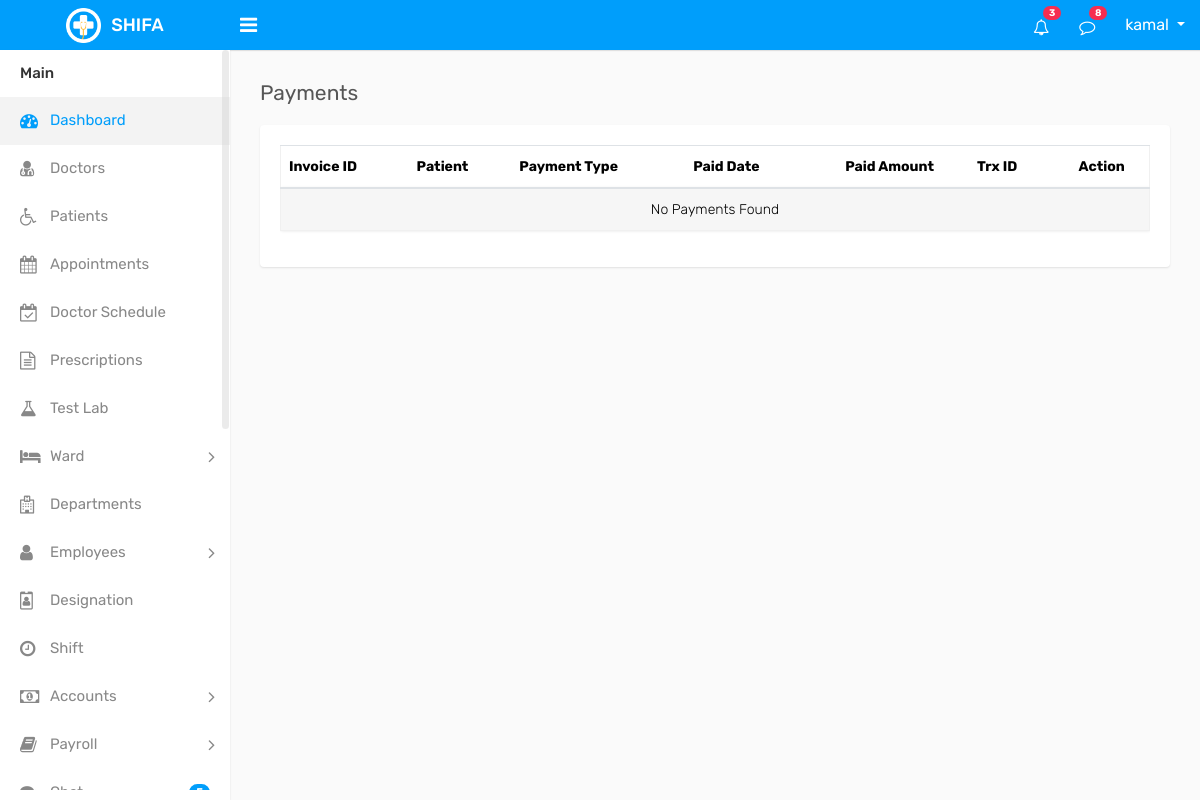
Page /payments/payments_list.php (signed in) on the earlier database version.
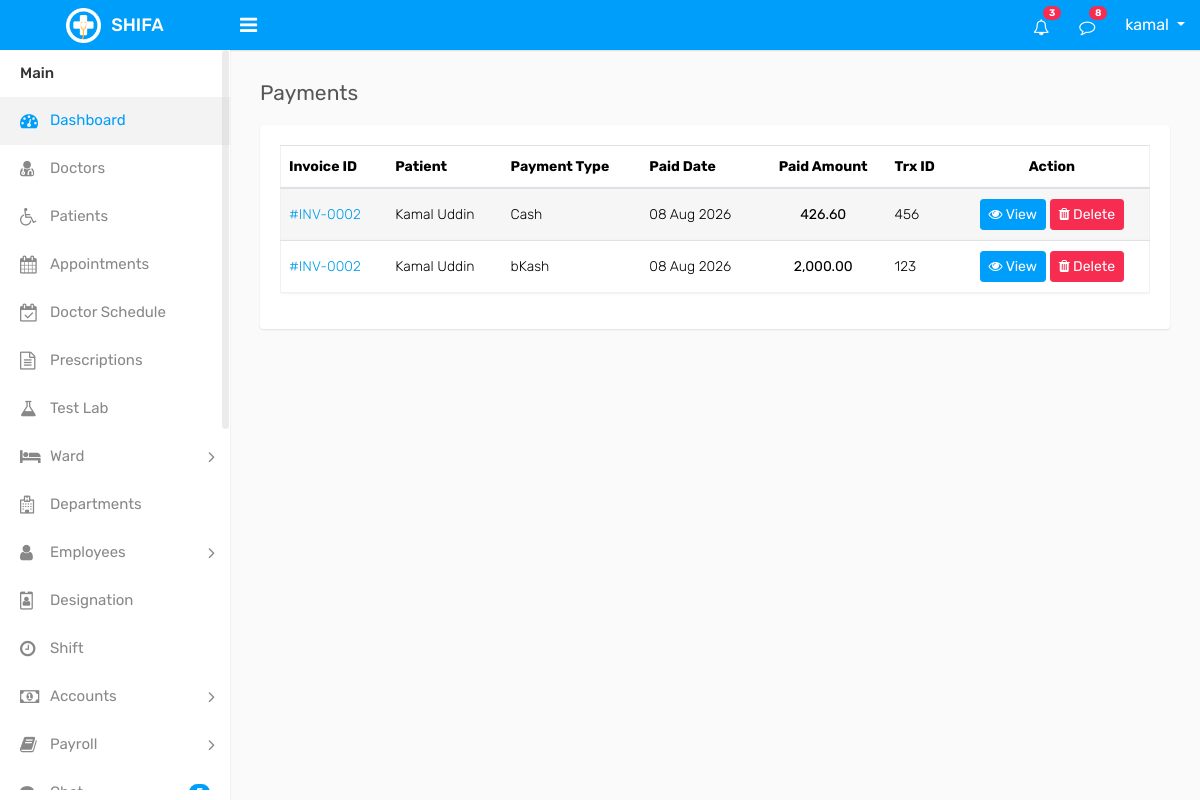
Same page on the later database version.
### tables this page shows
CREATE TABLE `payments` (
  `id` int(11) NOT NULL,
  `invoice_id` int(11) NOT NULL,
  `amount` decimal(10,2) NOT NULL,
  `payment_method` varchar(50) NOT NULL,
  `payment_date` date NOT NULL,
  `transaction_id` varchar(100) DEFAULT NULL
);

CREATE TABLE `invoices` (
  `id` int(11) NOT NULL,
  `patient_id` int(11) NOT NULL,
  `sub_amount` decimal(10,2) DEFAULT 0.00,
  `discount` decimal(10,2) DEFAULT 0.00,
  `tax` decimal(10,2) DEFAULT 0.00,
  `invoice_date` date NOT NULL,
  `status` int(11) DEFAULT 1 COMMENT '1=Active, 0=Deleted'
);

CREATE TABLE `patients` (
  `id` int(11) NOT NULL,
  `name` varchar(100) DEFAULT NULL,
  `gender` int(3) DEFAULT NULL COMMENT '1=male,2=female,3=others',
  `age` int(2) DEFAULT NULL,
  `blood_group` int(6) DEFAULT NULL,
  `phone` varchar(20) DEFAULT NULL,
  `email` varchar(100) DEFAULT NULL,
  `address` varchar(200) DEFAULT NULL,
  `emergency_contact` varchar(20) DEFAULT NULL,
  `created_at` timestamp NOT NULL DEFAULT current_timestamp(),
  `updated_at` timestamp NOT NULL DEFAULT current_timestamp() ON UPDATE current_timestamp(),
  `deleted_at` datetime DEFAULT NULL,
  `created_by` int(11) DEFAULT NULL,
  `updated_by` int(11) DEFAULT NULL
);

### payments/payments_list.php (the view, shortened to what this page needs)
<?php require_once "../component/header.php"; ?>
<?php require_once "../component/sidebar.php"; ?>
<?php $conn = $crud->conn; ?>
<?php
$sql = "SELECT p.*, i.id as invoice_id, pt.name as patient_name
        FROM payments p
        LEFT JOIN invoices i ON p.invoice_id = i.id
        LEFT JOIN patients pt ON i.patient_id = pt.id
        ORDER BY p.payment_date DESC, p.id DESC";
$result = $conn->query($sql);
?>
<div class="page-wrapper">
    <div class="content">
        <div class="row">
            <div class="col-sm-4 col-3">
                <h4 class="page-title">Payments</h4>
            </div>
        </div>
        <div class="row">
            <div class="col-md-12">
                <div class="card-box">
                    <div class="table-responsive">
                        <table class="table table-striped custom-table datatable" style="width:100%">
                            <thead>
                                <tr>
                                    <th>Invoice ID</th>
                                    <th>Patient</th>
                                    <th>Payment Type</th>
                                    <th>Paid Date</th>
                                    <th class="text-center">Paid Amount</th>
                                    <th>Trx ID</th>
                                    <th class="text-center">Action</th>
                                </tr>
                            </thead>
                            <tbody>
                                <?php
                                if($result->num_rows > 0){
                                    while($row = $result->fetch_object()){ ?>
                                    <tr>
                                        <td>
                                            <a href="../invoices/invoice_view.php?id=<?php echo $row->invoice_id; ?>">
                                                #INV-<?php echo str_pad($row->invoice_id, 4, '0', STR_PAD_LEFT); ?>
                                            </a>
                                        </td>
                                        <td><?php echo $row->patient_name; ?></td>
                                        <td><?php echo $row->payment_method; ?></td>
                                        <td><?php echo date('d M Y', strtotime($row->payment_date)); ?></td>
                                        <td class="text-center"><b><?php echo number_format($row->amount, 2); ?></b></td>
                                        <td><?php echo $row->transaction_id; ?></td>
                                        <td class="text-center">
                                            <a href="../invoices/invoice_view.php?id=<?php echo $row->invoice_id; ?>" class="btn btn-info btn-sm">
                                                <i class="fa fa-eye"></i> View
                                            </a>
                                            <a href="payments_list.php?delete=<?php echo $row->id; ?>"
                                               onclick="return confirm('Are you sure to delete this payment?')"
                                               class="btn btn-danger btn-sm">
                                                <i class="fa fa-trash"></i> Delete
                                            </a>
                                        </td>
                                    </tr>
                                <?php }
                                } else {
                                    echo "<tr><td colspan='7' class='text-center'>No Payments Found</td></tr>";
                                }
                                ?>
                            </tbody>
                        </table>
                    </div>
                </div>
            </div>
        </div>
    </div>
</div>
<?php require_once "../component/footer.php" ?>

Differences in the rows shown:
added payments: invoice "0002", patients.name "Kamal Uddin", payment_method "Cash", payment_date "08 Aug 2026", amount "426.60", transaction "456"
added payments: invoice "0002", patients.name "Kamal Uddin", payment_method "bKash", payment_date "08 Aug 2026", amount "2,000.00", transaction "123"
Other differences:
text no longer shown: "No Payments Found"
